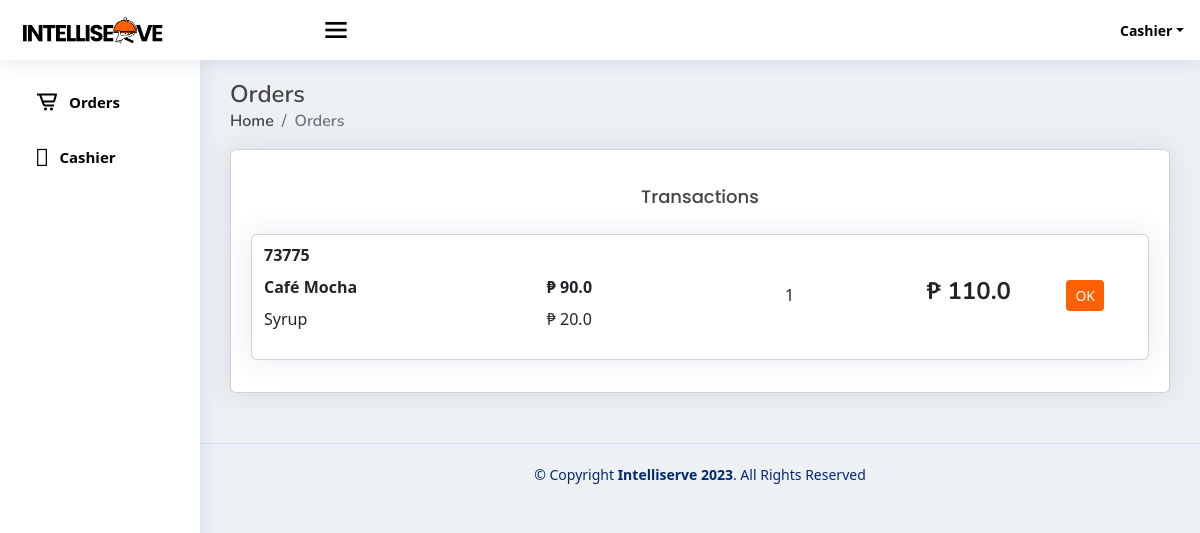
Page /order (signed in) on the committed database.
### pos/models.py (models this page shows, shortened)
class buyItem(models.Model):
    buyName= models.CharField (max_length=255, null=True, blank=True)
    buySize = models.CharField(max_length=15, null=True, blank=True)
    buyQuantityMenu = models.PositiveIntegerField (null=True, blank=True)
    buyPrice = models.FloatField (null=True, blank=True)
    buyAddOns1 = models.CharField (max_length=255, null=True, blank=True)
    buyAddOns2 = models.CharField (max_length=255, null=True, blank=True)
    buyAddOns3 = models.CharField (max_length=255, null=True, blank=True)
    buyAddOns4 = models.CharField (max_length=255, null=True, blank=True)
    buyAddOns5 = models.CharField (max_length=255, null=True, blank=True)
    menuAOPrice1 = models.FloatField(default=0,null=True, blank=True)
    menuAOPrice2 = models.FloatField(default=0,null=True, blank=True)
    menuAOPrice3 = models.FloatField(default=0,null=True, blank=True)
    menuAOPrice4 = models.FloatField(default=0,null=True, blank=True)
    menuAOPrice5 = models.FloatField(default=0,null=True, blank=True)
    buyingredient1 = models.CharField (max_length=255, null=True, blank=True)
    buyingredient2 = models.CharField (max_length=255, null=True, blank=True)
    buyingredient3 = models.CharField (max_length=255, null=True, blank=True)
    buyingredient4 = models.CharField (max_length=255, null=True, blank=True)
    buyingredient5 = models.CharField (max_length=255, null=True, blank=True)
    buyingredient6 = models.CharField (max_length=255, null=True, blank=True)
    buyingredient7 = models.CharField (max_length=255, null=True, blank=True)
    buyingredient8 = models.CharField (max_length=255, null=True, blank=True)
    buyingredient9 = models.CharField (max_length=255, null=True, blank=True)
    buyingredient10 = models.CharField (max_length=255, null=True, blank=True)
    transaction = models.BooleanField(default=False)
    buyOrBought = models.BooleanField(default=False)
    DoneOrder = models.BooleanField(default=False)
    payment_method = models.CharField(max_length=255, choices=PAYMENT_CHOICES, null=True, blank=True)
    DineIn_Out = models.CharField(max_length=255, choices=IN_OUT, null=True, blank=True)
    AllPayment = models.FloatField(null=True, blank=True)
    tenderedPayment = models.FloatField(null=True, blank=True)
    orderNumber = models.PositiveIntegerField (null=True, blank=True)
    dateordered = models.DateTimeField (null=True, blank=True)
    priceSize = models.FloatField( null=True, blank=True)
    PWD_discount = models.CharField(max_length=255, choices=DISCOUNT, null=True, blank=True)
    PWD_Id = models.CharField (max_length=12, null=True, blank=True)

### pos/views.py (the view)
# urls.py: path('order', views.order, name='order'),
@login_required
def order(request):
    buyitemform = BuyItemForms()
    stocks = Stocks.objects.first()
    menuDrinks = MenuDrinks.objects.all()
    menuCategory = MenuCategory.objects.all()
    buyitem = buyItem.objects.all()
    total_price = calculate_total_price(buyitem)
    context = {
        'buyitemform': buyitemform,
        'stocks': stocks,
        'menuDrinks': menuDrinks,
        'menuCategory': menuCategory,
        'buyitem': buyitem,
        'total_price': total_price
    }
    return render(request, 'order.html', context)

### pos/forms.py
class BuyItemForms(forms.ModelForm):
    class Meta:
        model = buyItem
        fields = [
            "transaction", "buyOrBought", "buySize", "buyQuantityMenu", "buyName", "buyPrice",
            "buyAddOns1", "buyAddOns2", "buyAddOns3", "buyAddOns4", "buyAddOns5",
            "menuAOPrice1", "menuAOPrice2", "menuAOPrice3", "menuAOPrice4", "menuAOPrice5",
            "buyingredient1", "buyingredient2", "buyingredient3", "buyingredient4", "buyingredient5",
            "buyingredient6", "buyingredient7", "buyingredient8", "buyingredient9", "buyingredient10",
            "payment_method", "DineIn_Out", "AllPayment", "tenderedPayment", "orderNumber", "dateordered", "DoneOrder",
            "priceSize", "PWD_discount", "PWD_Id"
        ]
        widgets = {
            'payment_method': forms.RadioSelect(choices=(('cash', 'Cash'), ('gcash', 'GCash'))),
            'DineIn_Out': forms.RadioSelect(choices=(('IN', 'Dine In'), ('OUT', 'Dine Out'))),
            'PWD_discount': forms.RadioSelect(choices=(('yes', 'YES'), ('no', 'NO'))),
        }

### pos/views.py (called while the page is built)
def calculate_total_price(buyitem):
    total = 0
    for item in buyitem:
        if not item.transaction and item.total_price:
            total += item.total_price
    rounded_total = round(total, 2)
    return rounded_total

### pos/templates/order.html (shortened to what this page needs)
{% load static %}
<!DOCTYPE html>
<html lang="en">
<head>
    <link rel="stylesheet" href="https://cdnjs.cloudflare.com/ajax/libs/font-awesome/6.4.0/css/all.min.css"
 />
    <link href='https://unpkg.com/boxicons@2.1.4/css/boxicons.min.css' rel='stylesheet'>
    <link rel="stylesheet" href="{% static 'style.css' %}">
    <link rel="stylesheet" href="https://cdnjs.cloudflare.com/ajax/libs/twitter-bootstrap/5.2.0/css/bootstrap.min.css">
    <link rel="stylesheet" href="https://cdn.datatables.net/1.13.4/css/dataTables.bootstrap5.min.css">
</head>
<body>
    <header id="header" class="header fixed-top d-flex align-items-center">
        <div class="d-flex align-items-center justify-content-between">
            <a href="#" class="logo d-flex align-items-center">
                <img src="{% static 'img/intelliserveFinal2.png'%}" alt="">
            </a>
            <i class='bx bx-menu toggle-sidebar-btn'></i>
        </div>
        <nav class="header-nav ms-auto">
            <ul class="d-flex align-items-center">
                <li class="nav-item dropdown pe-3">
                    <a class="nav-link nav-profile d-flex align-items-center pe-0" href="#" data-bs-toggle="dropdown">
                        <span class="d-none d-md-block dropdown-toggle ps-2">Cashier</span>
                    </a>
                </li>
            </ul>
        </nav>
    </header>
    <aside id="sidebar" class="sidebar">
        <ul class="sidebar-nav" id="sidebar-nav">
            <li class="nav-item">
                <a class="nav-link collapsed" href="{% url 'pos:order' %}">
                    <i class='bx bx-cart-alt'></i><span>Orders</span>
                </a>
            </li>
        <li class="nav-item">
            <a class="nav-link collapsed" data-bs-target="#pos-nav" href="{% url 'pos:cashier' %}">
                <i class='bx-bar-chart'></i></i><span>Cashier</span>
            </a>
        </li>
        </ul>
    </aside>
    <main id="main" class="main">
      <div class="pagetitle">
        <h1>Orders</h1>
        <nav>
          <ol class="breadcrumb">
            <li class="breadcrumb-item"><a href="/templates/index.html">Home</a></li>
            <li class="breadcrumb-item active">Orders</li>
          </ol>
        </nav>
      </div>
      <section class="section dashboard">
        <div class="row">
          <div class="col-lg-12 col-sm-12">
            <div class="card">
              <div class="card-body">
                <h5 class="card-title text-center">Transactions</h5>
                {% for cart in buyitem %}
                {% if cart.buyOrBought and not cart.DoneOrder %}
                  <div class="row">
                    <div class="col-12 my-auto">
                      <div class="d-block order-card">
                        <div class="card mb-3 m-1">
                          <div class="row g-1">
                            <div class="col-12 my-auto">
                              <div class="card-body mb-0 p-0">
                                <table class="table table-responsive table-borderless mb-0 p-0">
                                  <tbody>
                                    <tr>
                                      <td class="col-5 my-auto">
                                        <table class="table nested-table table-sm table-borderless p-0">
                                          <tbody class="my-auto">
                                            <tr>
                                              <td class="my-auto">
                                                <strong>{{ cart.orderNumber }}</strong>
                                              </td>
                                            </tr>
                                            <tr>
                                              <td class="main-menu">
                                                <strong>{{ cart.buyName }}</strong>
                                              </td>
                                              <td class="main-menu-price">
                                                <strong>&#8369; {{ cart.buyPrice }}</strong>
                                              </td>
                                            </tr>
                                            <tr>
                                              {% if cart.buyAddOns3 %}
                                                <td class="td-text">{{ cart.buyAddOns3 }}</td>
                                                <td class="td-text">&#8369; {{ cart.menuAOPrice3 }}</td>
                                              {% endif %}
                                            </tr>
                                          </tbody>
                                        </table>
                                      </td>
                                      <td class="col-2" style="vertical-align: middle;">
                                        <div class="input-group my-auto border-0">
                                          <input class="form-control border-0" style="text-align: center;" value="{{ cart.buyQuantityMenu }}"
                                            readonly>
                                        </div>
                                      </td>
                                      <td class="col-2 text-center total-price" style="vertical-align: middle;">
                                        <h4><strong>&#8369; {{ cart.AllPayment }}</strong></h4>
                                      </td>
                                      <td class="col-1" style="vertical-align: middle;">
                                        {% url 'pos:update_done_order' cart.pk as update_done_order_url %}
                                        <button type="button" class="btn btn-sm" style="background-color: #FF6000; color: white;"
                                          onclick="location.href='{{ update_done_order_url }}'">OK</button>
                                      </td>
                                    </tr>
                                  </tbody>
                                </table>
                              </div>
                            </div>
                          </div>
                        </div>
                      </div>
                    </div>
                  </div>
                {% endif %}
              {% endfor %}
              </div>
            </div>
          </div>
        </div>
      </section>
    </main>
    <footer id="footer" class="footer">
        <div class="copyright">
            &copy; Copyright <strong><span>Intelliserve 2023</span></strong>. All Rights Reserved
        </div>
    </footer>
</body>
</html>

### pos/static/style.css (style rules this page uses)
:root { scroll-behavior: smooth; }
body { font-family: "Open Sans", sans-serif; background-color: #EDF1F4 !important; }
a { color: #4154f1; text-decoration: none; }
h1, h2, h3, h4, h5, h6 { font-family: "Nunito", sans-serif; }
#main { margin-top: 60px; padding: 20px 30px; transition: all 0.3s; background-color: #EDF1F4; }
.pagetitle { margin-bottom: 10px; }
.pagetitle h1 { font-size: 24px; margin-bottom: 0; font-weight: 600; color: #454545; }
.card { margin-bottom: 30px; border: none; border-radius: 5px; box-shadow: 0px 0 30px rgba(1, 41, 112, 0.1); }
.card-title { padding: 20px 0 15px 0; font-size: 18px; font-weight: 500; color: #454545; font-family: "Poppins", sans-serif; }
.card-body { padding: 0 20px 20px 20px; }
.breadcrumb { font-size: 14px; font-family: "Nunito", sans-serif; color: #454545 !important; font-weight: 600; }
.breadcrumb a { color: #454545; transition: 0.3s; text-decoration: none; }
.breadcrumb .breadcrumb-item::before { color: #899bbd; }
.breadcrumb .active { color: #51678f; font-weight: 600; }
.logo { line-height: 1; }
@media (min-width: 1200px) { .logo { width: 300px; } }
.logo img { height: 52px; margin-right: 6px; }
.header { transition: all 0.5s; z-index: 997; height: 60px; box-shadow: 0px 2px 20px rgba(1, 41, 112, 0.1); background-color: #ffffff !important; padding-left: 20px; }
.header .toggle-sidebar-btn { font-size: 32px; padding-left: 0px; cursor: pointer; color: #000000; }
.header-nav ul { list-style: none; }
.header-nav>ul { margin: 0; padding: 0; }
.header-nav .nav-profile { color: #012970; }
.header-nav .nav-profile span { font-size: 14px; font-weight: 600; color: #ffffff; }
.header-nav .nav-profile span { font-size: 14px; color: #000000 !important; }
.sidebar { position: fixed; top: 60px; left: 0; bottom: 0; width: 200px; z-index: 996; transition: all 0.3s; padding: 20px; overflow-y: auto; scrollbar-width: thin; scrollbar-color: #aab7cf transparent; box-shadow: 0px 0px 20px rgba(1, 41, 112, 0.1); background-color: #fff; }
@media (min-width: 1200px) { #main, #footer { margin-left: 200px; } }
.sidebar-nav { padding: 0; margin: 0; list-style: none; }
.sidebar-nav li { padding: 0; margin: 0; list-style: none; }
.sidebar-nav .nav-item { margin-bottom: 5px; }
.sidebar-nav .nav-link { display: flex; align-items: center; font-size: 15px; font-weight: 600; color: #000000; transition: 0.3; background: #f6f9ff; padding: 10px 15px; border-radius: 4px; }
.sidebar-nav .nav-link i { font-size: 24px; margin-right: 10px; color: #000000; }
.sidebar-nav .nav-link.collapsed { color: #000000; background: #fff; }
.sidebar-nav .nav-link.collapsed i { color: #000000; }
.footer { padding: 20px 0; font-size: 14px; transition: all 0.3s; border-top: 1px solid #cddfff; margin-top: auto; }
.footer .copyright { text-align: center; color: #012970; }

### rows in the picture
buyItem: orderNumber "73775", buyName "Café Mocha", buyPrice "90.0", buyAddOns3 "Syrup", menuAOPrice3 "20.0", buyQuantityMenu "1", AllPayment "110.0"
